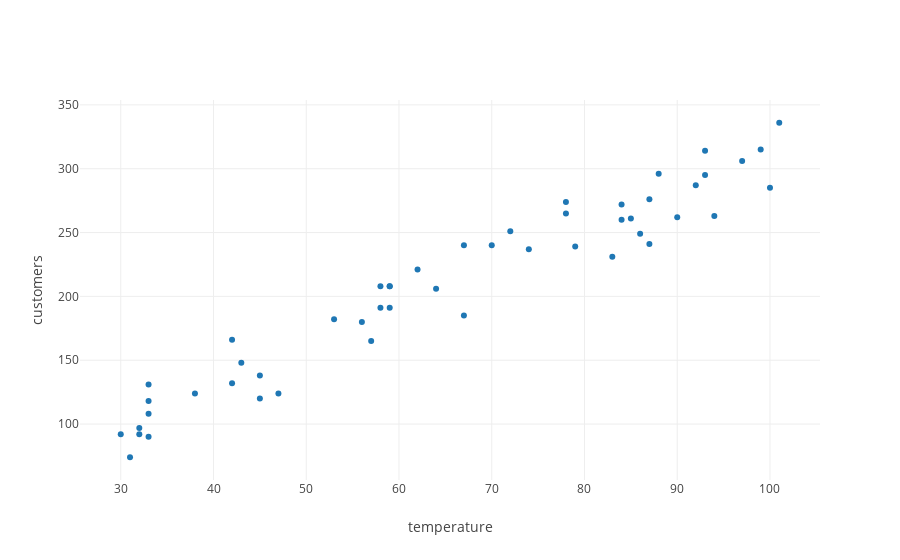

Notebook source saved alongside this figure:
### Markdown cell above
Let's plot our data.

### Code cell
from graph import trace_values, plot
data_trace = trace_values(random_temperatures, customers_with_errors, name = 'initial data')

layout = {'yaxis': {'title': 'customers'}, 'xaxis': {'title': 'temperature'}}
plot([data_trace], layout = layout)

### Figure 1 — Plotly figure (JSON) as saved in the notebook; plotly's stock layout.template omitted (floating-point values rounded to 4 significant figures)
{"data": [{"mode": "markers", "name": "initial data", "text": [], "type": "scatter", "uid": "436d918f-169e-4978-ab7b-e8730183e570", "x": [47, 38, 62, 45, 93, 87, 90, 78, 56, 42, 92, 33, 79, 85, 30, 87, 64, 59, 43, 70, 33, 32, 33, 99, 31, 78, 57, 84, 33, 97, 58, 86, 93, 100, 59, 74, 59, 58, 88, 67, 32, 83, 101, 42, 53, 67, 45, 72, 94, 84], "y": [124, 124, 221, 138, 295, 276, 262, 274, 180, 132, 287, 131, 239, 261, 92, 241, 206, 191, 148, 240, 118, 97, 108, 315, 74, 265, 165, 272, 90, 306, 191, 249, 314, 285, 208, 237, 208, 208, 296, 240, 92, 231, 336, 166, 182, 185, 120, 251, 263, 260]}], "layout": {"autosize": true, "xaxis": {"autorange": true, "range": [25.53, 105.5], "title": {"text": "temperature"}, "type": "linear"}, "yaxis": {"autorange": true, "range": [54.81, 355.2], "title": {"text": "customers"}, "type": "linear"}}}
